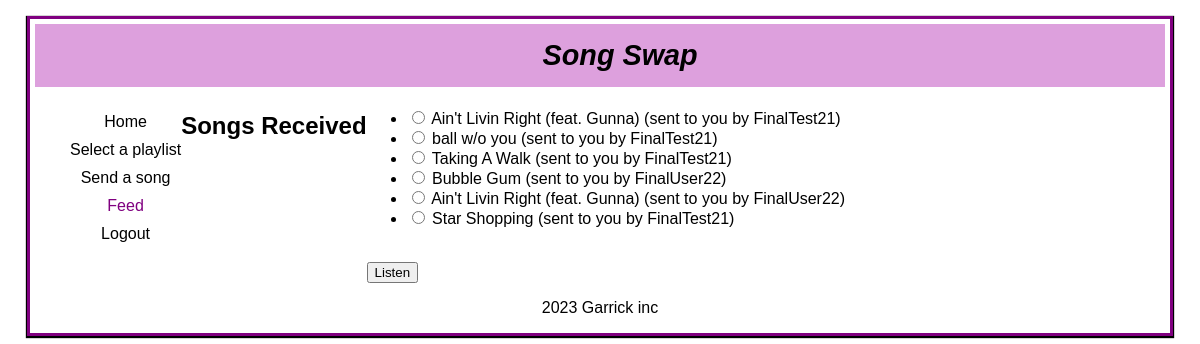
The app's page /feed (signed in) with its own data.
### tables this page shows
CREATE TABLE "Song"
(
    URL         TEXT,
    Title       TEXT not null,
    Artist      TEXT not null,
    Playlist_ID INTEGER
        references Spotify_Playlist,
    Spotipy_ID  TEXT
);

CREATE TABLE User (
    id INTEGER PRIMARY KEY AUTOINCREMENT,
    username TEXT NOT NULL UNIQUE,
    email TEXT NOT NULL UNIQUE,
    password TEXT NOT NULL,
    spotify TEXT,
    genres TEXT,
    mood_values TEXT
);

### Main.py (the view)
@app.route('/feed', methods=['POST', 'GET'])
def feed():
    feedPage = url_playlist.songs_received_page()
    return feedPage

### url_playlist.py (called while the page is built)
def connect_to_database(database_name):
    try:
        conn = sqlite3.connect(database_name)
        cursor = conn.cursor()
        return conn, cursor
    except sqlite3.Error as e:
        print("Error connecting to the database:", e)
        None, None

### html/Templates/feed.html (shortened to what this page needs)
<!DOCTYPE html>
<html lang="en">
<head>
    <link rel="stylesheet" href="styles/main.css">
</head>
<body>
<header>
    Song Swap
</header>
<main>
    <nav>
        <ul>
            <li><a href="/home">Home</a></li>
             <li><a href="/playlist_selector">Select a playlist</a></li>
            <li><a href="/send_song_screen">Send a song</a></li>
            <li><a href="/feed" class="current">Feed</a></li>
            <li><a href="/logout">Logout</a></li>
        </ul>
    </nav>
    {% if sent_songs %}
    <h2>Songs Received</h2>
    <form id="songForm" action="/submit_song" method="POST">
        <ul>
            {% for sender_username, song_id in sent_songs %}
            <li>
                <label>
                    <input type="radio" name="selected_sent_song" value="{{ song_id }}">
                    {{ song_id }} (sent to you by {{ sender_username }})
                </label>
            </li>
            {% endfor %}
        </ul>
        <br>
        <button type="button" onclick="openPopupWindow()">Listen</button>
    </form>
    {% endif %}
</main>
<footer>
    <p>2023 Garrick inc</p>
</footer>
</body>
</html>

### html/Templates/styles/main.css (style rules this page uses)
body { font-family: "Century gothic", Arial, sans-serif; max-width: 1200px; width: 95%; margin: 1em auto; padding: 0; border-width: 3px; border-style: solid; border-color: purple; box-shadow: 0 1px 1px 1px black; background-color: white; display: flex; flex-direction: column; }
main { display: flex; flex-direction: row; }
body header { padding: .9375rem 2.5%; border-width: 0px 0px 0px 0px; text-align: center; background-color: plum; font-size: 1.8em; text-indent: 3.75%; margin: .3125rem .417%; font-weight: bold; font-style: italic; }
nav ul { list-style: none; }
nav ul li a { text-align: center; display: block; text-decoration: none; padding: 5px 0px 5px 0px; }
nav ul li a.current { color: purple; }
nav ul a:link, nav ul a:visited { color: black; }
footer { text-align: center; }

### records on screen
Song: sent_songs "Ain't Livin Right (feat. Gunna)" "Ain't Livin Right (feat. Gunna)"
User: sent_songs "FinalTest21" "FinalTest21" "FinalTest21" "FinalTest21"
Song: sent_songs "ball w/o you"
Song: sent_songs "Taking A Walk"
Song: sent_songs "Bubble Gum"
User: sent_songs "FinalUser22" "FinalUser22"
Song: sent_songs "Star Shopping"
